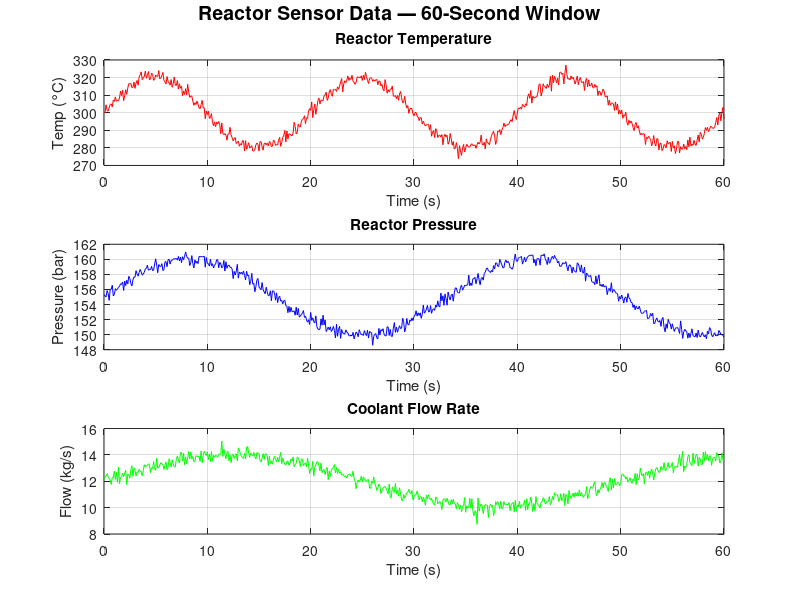

Write MATLAB code to recreate this figure.
%% sim-01: Plot sensor data as 3-panel subplot

% Generate data
t = 0:0.1:60;
temp = 300 + 20*sin(2*pi*0.05*t) + 2*randn(size(t));
pres = 155 + 5*sin(2*pi*0.03*t) + 0.5*randn(size(t));
flow = 12 + 2*sin(2*pi*0.02*t) + 0.3*randn(size(t));

figure;

subplot(3,1,1);
plot(t, temp, 'r');
xlabel('Time (s)'); ylabel('Temp (°C)');
title('Reactor Temperature'); grid on;

subplot(3,1,2);
plot(t, pres, 'b');
xlabel('Time (s)'); ylabel('Pressure (bar)');
title('Reactor Pressure'); grid on;

subplot(3,1,3);
plot(t, flow, 'g');
xlabel('Time (s)'); ylabel('Flow (kg/s)');
title('Coolant Flow Rate'); grid on;

% sgtitle is MATLAB-only; use axes+text for Octave compatibility
axes('Position', [0 0 1 1], 'Visible', 'off');
text(0.5, 0.98, 'Reactor Sensor Data — 60-Second Window', ...
    'HorizontalAlignment', 'center', 'FontSize', 14, 'FontWeight', 'bold');

pause;  % press any key in the terminal to close
